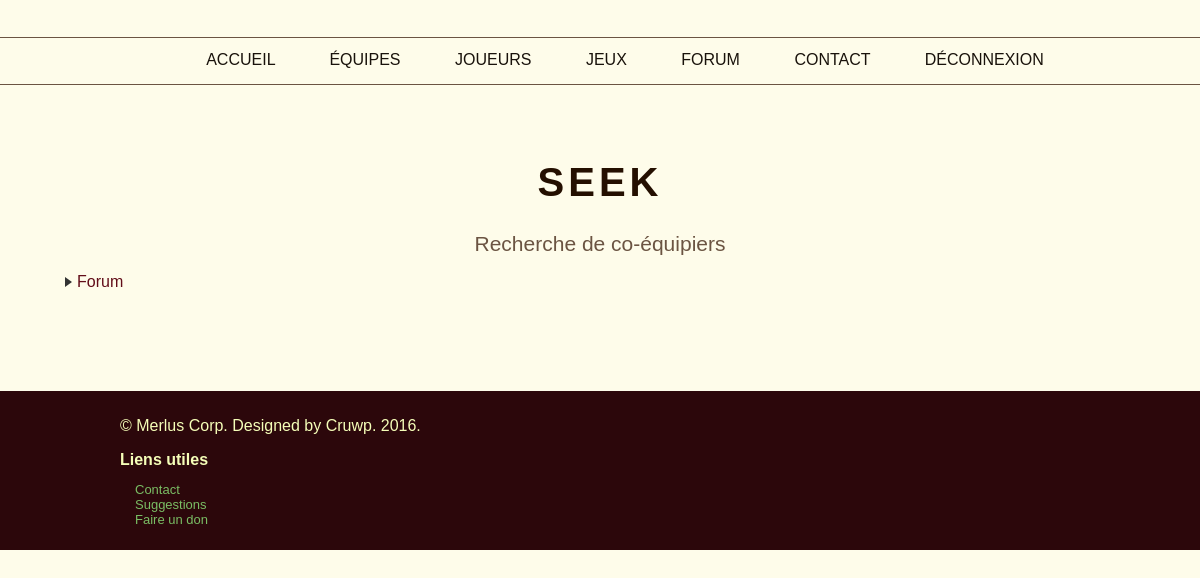
The app's page /forum.php (signed in), older data.
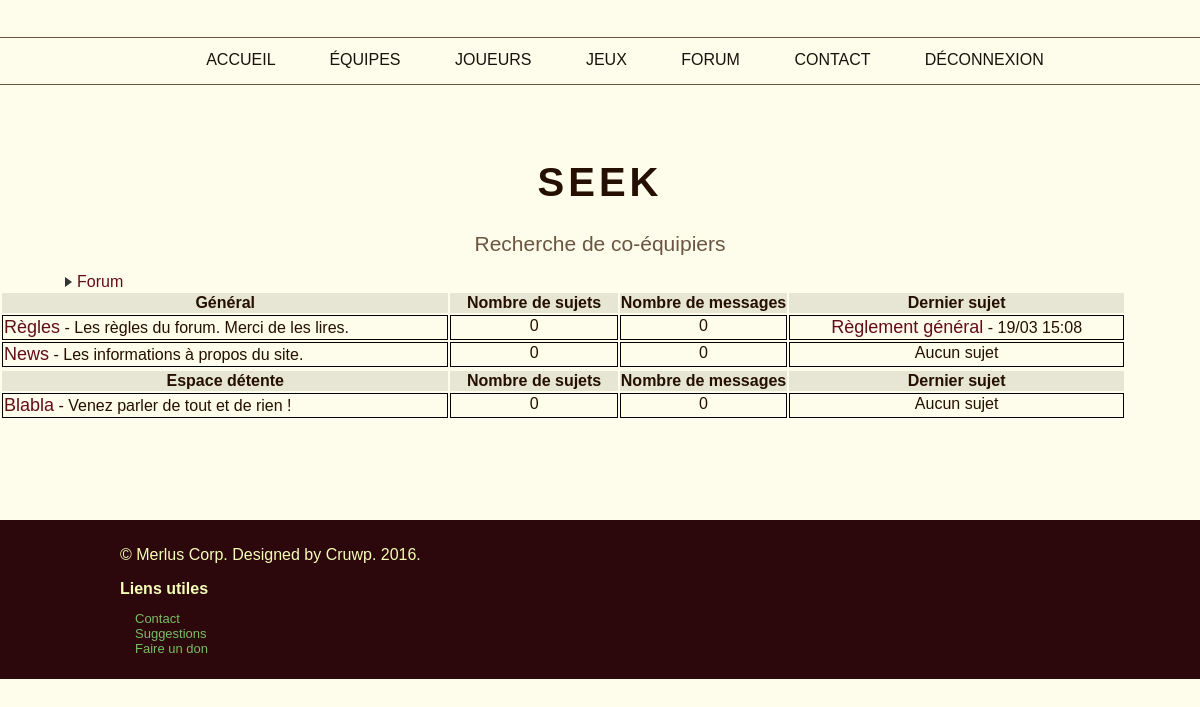
The same page, newer data.
### tables this page shows
CREATE TABLE IF NOT EXISTS `forum_categorie` (
  `cat_id` int(11) NOT NULL AUTO_INCREMENT,
  `cat_nom` varchar(30) NOT NULL,
  PRIMARY KEY (`cat_id`)
);

CREATE TABLE IF NOT EXISTS `forum_forum` (
  `forum_id` int(11) NOT NULL AUTO_INCREMENT,
  `forum_cat_id` mediumint(8) NOT NULL,
  `forum_name` varchar(30) NOT NULL,
  `forum_desc` text NOT NULL,
  `forum_last_post_id` int(11) NOT NULL,
  `forum_nbr_topic` mediumint(8) NOT NULL,
  `forum_nbr_post` mediumint(8) NOT NULL,
  `auth_creer` tinyint(4) NOT NULL,
  `auth_annonce` tinyint(4) NOT NULL,
  `auth_modo` tinyint(4) NOT NULL,
  PRIMARY KEY (`forum_id`)
);

CREATE TABLE IF NOT EXISTS `forum_topic` (
  `topic_id` int(11) NOT NULL AUTO_INCREMENT,
  `topic_forum_id` int(11) NOT NULL,
  `topic_titre` char(60) NOT NULL,
  `topic_createur` int(11) NOT NULL,
  `topic_vu` mediumint(8) NOT NULL,
  `topic_creation` timestamp NOT NULL,
  `topic_last_post` int(11) NOT NULL,
  PRIMARY KEY (`topic_id`),
  UNIQUE KEY `topic_last_post` (`topic_last_post`)
);

CREATE TABLE IF NOT EXISTS `forum_post` (
  `post_id` int(11) NOT NULL AUTO_INCREMENT,
  `post_createur` int(11) NOT NULL,
  `post_texte` text NOT NULL,
  `post_time` timestamp NOT NULL,
  `post_topic_id` int(11) NOT NULL,
  PRIMARY KEY (`post_id`)
);

### inc/forum.php (the view, shortened to what this page needs)
<?php
function affichIndexForum() {
    $bdd = bdd();
    $sqlCat = "SELECT cat_id, cat_nom FROM forum_categorie";
    $reqCat = $bdd->prepare($sqlCat);
    $reqCat->execute();
    while ($dataCat = $reqCat->fetch()) {
        $sqlFor = "SELECT forum_id, forum_name, forum_desc,
        forum_last_post_id, forum_nbr_topic, forum_nbr_post
        FROM forum_forum
        WHERE forum_cat_id = :idCat";
        $reqFor = $bdd->prepare($sqlFor);
        $reqFor->bindParam(":idCat", $dataCat['cat_id']);
        $reqFor->execute();
        ?>
        <table class="tableforum">
            <tr class="entete">
                <th class="colnom"><?php echo $dataCat['cat_nom']; ?></th>
                <th class="colnbrsujets">Nombre de sujets</th>
                <th class="colnbrmsg">Nombre de messages</th>
                <th class="collast">Dernier sujet</th>
            </tr>
            <?php
            while ($dataFor = $reqFor->fetch()) {
                ?>
                <tr>
                    <td class="colnom">
                        <?php
                        echo "<a href=\"unforum-{$dataFor['forum_id']}\">
                        {$dataFor['forum_name']}</a> - {$dataFor['forum_desc']}";
                        ?>
                    </td>
                    <td class="colnbrsujets">
                        <?php echo $dataFor['forum_nbr_topic'] ?>
                    </td>
                    <td class="colnbrmsg">
                        <?php echo $dataFor['forum_nbr_post'] ?>
                    </td>
                    <td class="collast">
                        <?php recupDernierMsg($dataFor['forum_last_post_id']); ?>
                    </td>
                </tr>
                <?php
            }
            ?>
        </table>
        <?php
    }
}
function recupDernierMsg($idLastPost) {
    $bdd = bdd();
    $sqlTopic = "SELECT topic_id, topic_titre, topic_creation
    FROM forum_topic
    WHERE topic_id = :idLast";
    $reqTopic = $bdd->prepare($sqlTopic);
    $reqTopic->bindParam(":idLast", $idLastPost);
    $reqTopic->execute();
    $sqlPost = "SELECT post_id, post_time
    FROM forum_post
    WHERE post_topic_id = :idLast";
    $reqPost = $bdd->prepare($sqlPost);
    $reqPost->bindParam(":idLast", $idLastPost);
    $reqPost->execute();
    $dataPost = $reqPost->fetch();
    $laDate = date("d/m H:i", strtotime($dataPost['post_time']));
    if ($dataTopic = $reqTopic->fetch()) {
        echo "<a href=\"topic-{$dataTopic['topic_id']}\">
        {$dataTopic['topic_titre']}</a>
        - {$laDate}";
    } else {
        echo "Aucun sujet";
    }
}
?>

Row changes from the older to the newer data that the page shows:
added forum_categorie: cat_nom "Général"
added forum_forum: forum_name "Règles", forum_desc "Les règles du forum. Merci de les lires.", forum_nbr_topic "0", forum_nbr_post "0", forum_topic.topic_titre "Règlement général", forum_post.post_time "19/03 15:08", shown under "Général"
added forum_forum: forum_name "News", forum_desc "Les informations à propos du site.", forum_nbr_topic "0", forum_nbr_post "0", shows "Aucun sujet", shown under "Général"
added forum_categorie: cat_nom "Espace détente"
added forum_forum: forum_name "Blabla", forum_desc "Venez parler de tout et de rien !", forum_nbr_topic "0", forum_nbr_post "0", shows "Aucun sujet", shown under "Espace détente"
